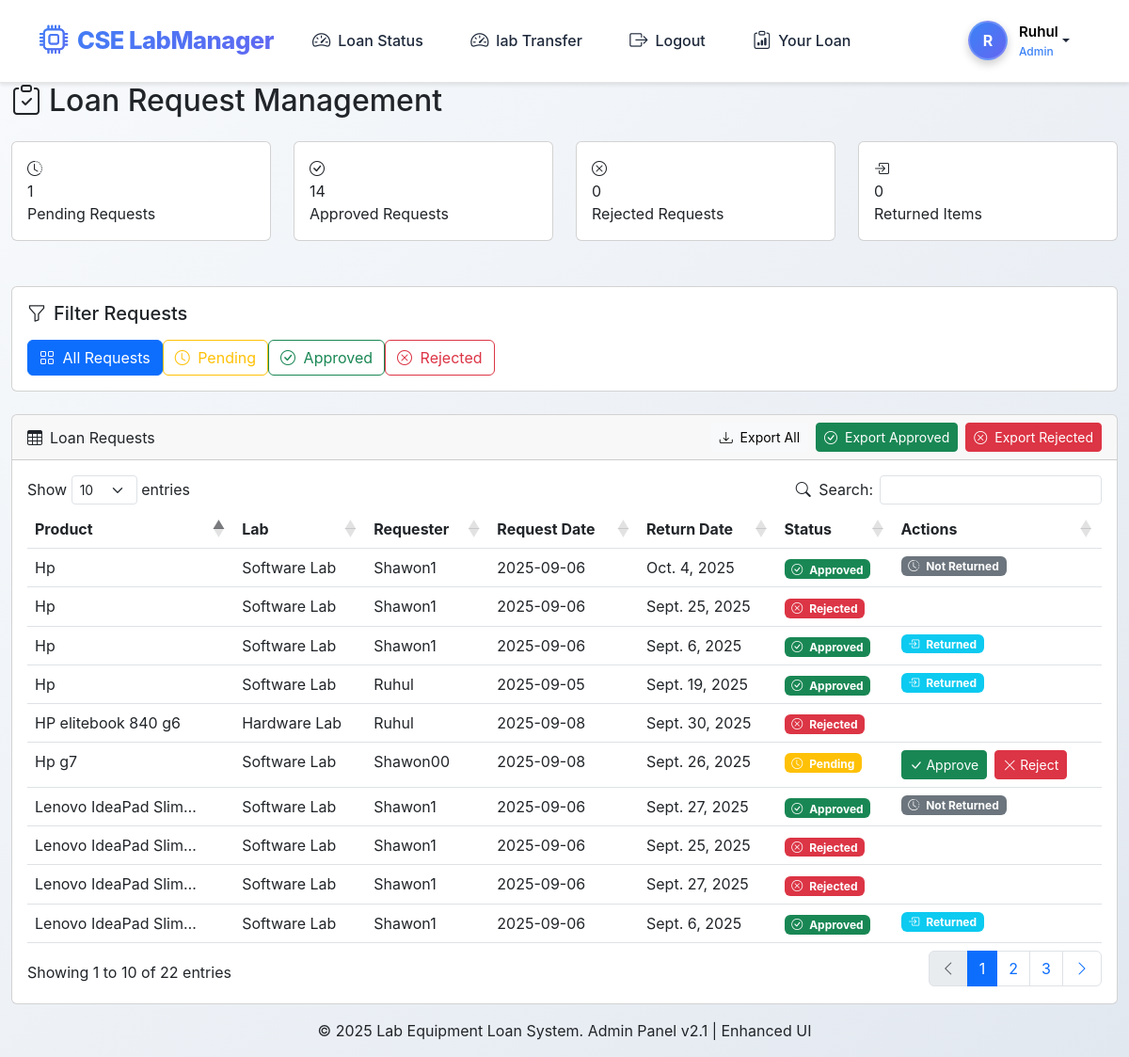
Before: /approve/loan/ (signed in) with the older database file.
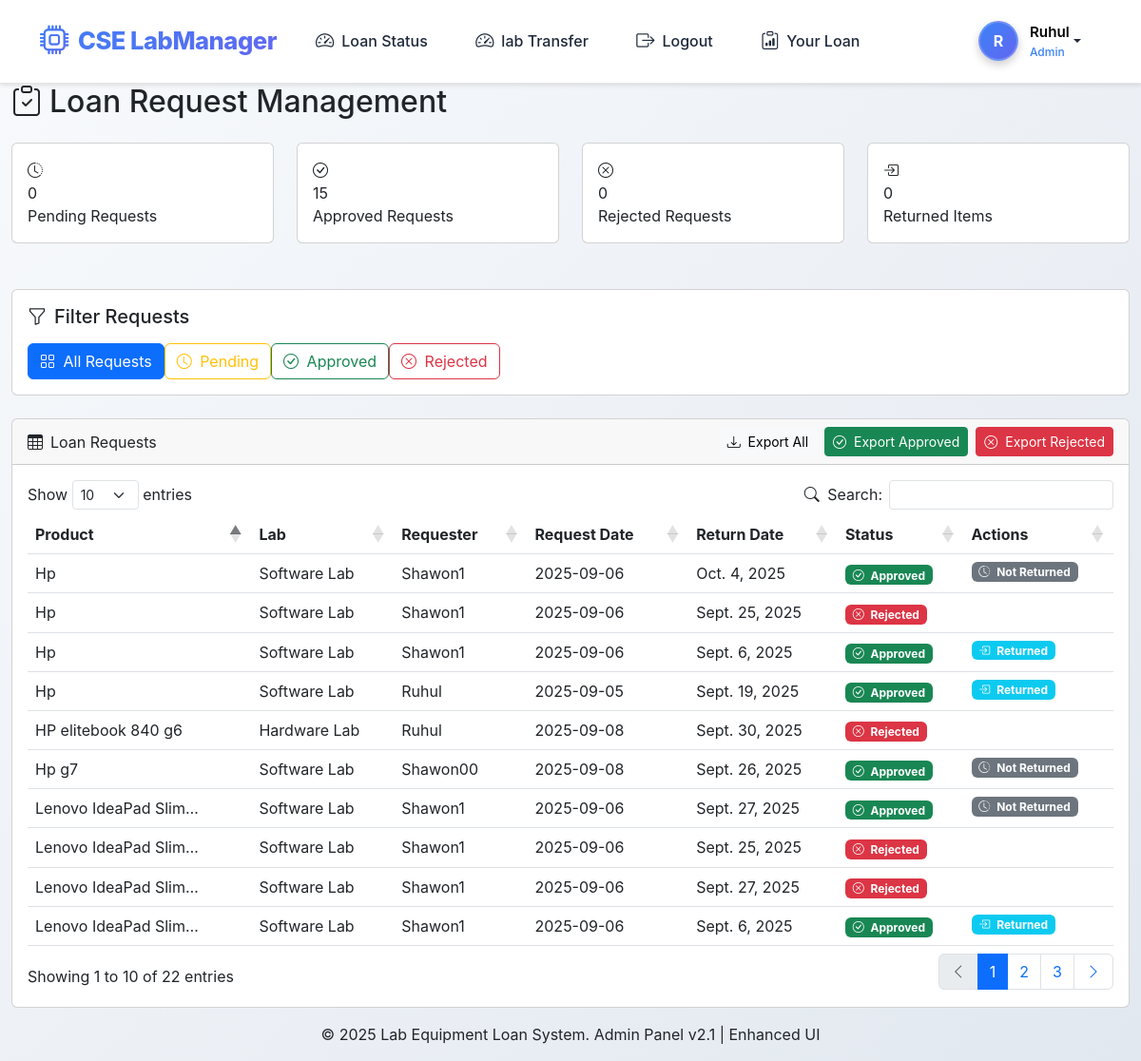
After: the same page with the newer database file.
### app/models.py (models this page shows, shortened)
class LoanRequest(models.Model):
    STATUS_CHOICES = [
        ('pending', 'Pending'),
        ('approved', 'Approved'),
        ('rejected', 'Rejected')
    ]
    product = models.ForeignKey(Product, on_delete=models.CASCADE)
    requested_by = models.ForeignKey(settings.AUTH_USER_MODEL, on_delete=models.CASCADE, related_name='requests_made')
    for_student = models.ForeignKey(settings.AUTH_USER_MODEL, on_delete=models.CASCADE, related_name='requests_received', null=True, blank=True)
    status = models.CharField(max_length=20, choices=STATUS_CHOICES, default='pending')
    request_date = models.DateTimeField(auto_now_add=True)
    approved_by = models.ForeignKey(settings.AUTH_USER_MODEL, on_delete=models.SET_NULL, null=True, blank=True, related_name='requests_approved')
    approved_date = models.DateTimeField(null=True, blank=True)
    return_date = models.DateField(null=True, blank=True)
    return_status = models.BooleanField(default=False,null=True, blank=True)
    rejection_reason = models.CharField(max_length=255, null=True, blank=True)

class Product(models.Model):
    STATUS_CHOICES = [
        ('available', 'Available'),
        ('pending', 'Pending'),
        ('in_loan', 'In Loan'),
        ('returned', 'Returned')
    ]
    name = models.CharField(max_length=100)
    description = models.TextField(blank=True, null=True)
    image = models.ImageField(upload_to='products', null=True, blank=True)
    price = models.DecimalField(max_digits=10, decimal_places=2, null=True, blank=True)
    base_price = models.DecimalField(max_digits=10,null=True, blank=True ,decimal_places=2)
    category = models.ForeignKey(Category, on_delete=models.CASCADE)
    lab = models.ForeignKey(Lab, on_delete=models.CASCADE, related_name='products')
    status = models.CharField(max_length=20, choices=STATUS_CHOICES, default='available')
    serial_number = models.CharField(max_length=100, blank=True, null=True)
    in_stock = models.BooleanField(default=True)

class Lab(models.Model):
    name = models.CharField(max_length=100)
    description = models.TextField(blank=True, null=True)
    capacity = models.IntegerField(default=0, null=True, blank=True)
    image = models.ImageField(upload_to='labs', null=True, blank=True)
    location = models.CharField(max_length=255, blank=True, null=True)
    in_charge = models.ForeignKey(settings.AUTH_USER_MODEL, on_delete=models.SET_NULL, null=True, blank=True, related_name='labs_incharge')

class User(AbstractUser):
    is_student = models.BooleanField(default=False)
    is_teacher = models.BooleanField(default=False)
    is_hod = models.BooleanField(default=False)
    second_layer_is_student = models.BooleanField(default=False)
    semester = models.CharField(max_length=20, blank=True, null=True)
    department = models.CharField(max_length=100, blank=True, null=True)
    roll_number = models.CharField(max_length=50, blank=True, null=True)

### app/views.py (the view)
# urls.py: path('approve/loan/',loan_approve,name = 'approve_page'),
@user_passes_test(hod_required, login_url='login')
def loan_approve(request):
    pending_count = LoanRequest.objects.filter(status="pending").count()
    approved_count = LoanRequest.objects.filter(status="approved").count()
    load_req =  LoanRequest.objects.all().order_by('-request_date')
    return render(request,'loan_approve.html',{"load_req":load_req,"pending_count":pending_count,"approved_count":approved_count})

### app/views.py (called while the page is built)
def hod_required(user):
    return user.is_authenticated and user.is_hod

### app/templates/loan_approve.html (shortened to what the changed rows need)
<!DOCTYPE html>
<html lang="en">
<head>
<link href="https://cdn.jsdelivr.net/npm/bootstrap@5.3.0/dist/css/bootstrap.min.css" rel="stylesheet">
<link rel="stylesheet" href="https://cdn.jsdelivr.net/npm/bootstrap-icons@1.10.0/font/bootstrap-icons.css">
<link rel="stylesheet" href="https://cdn.datatables.net/1.13.6/css/dataTables.bootstrap5.min.css">
</head>
<body>
{% include "navbar.html" %}
<div class="container-fluid">
    <div class="row">
        <main class="col-md-12 main-content">
            <h2 class="mb-4"><i class="bi bi-clipboard-check me-2"></i>Loan Request Management</h2>
            <div class="row mb-4">
                <div class="col-md-6 col-lg-3 mb-4">
                    <div class="card stats-card">
                        <div class="card-body">
                            <i class="bi bi-clock-history"></i>
                            <div class="number">{{ pending_count }}</div>
                            <div class="label">Pending Requests</div>
                        </div>
                    </div>
                </div>
                <div class="col-md-6 col-lg-3 mb-4">
                    <div class="card stats-card">
                        <div class="card-body">
                            <i class="bi bi-check-circle"></i>
                            <div class="number">{{ approved_count }}</div>
                            <div class="label">Approved Requests</div>
                        </div>
                    </div>
                </div>
            </div>
            <div class="card">
                <div class="card-body">
                    <table class="table table-hover" id="loansTable">
                        <thead>
                            <tr>
                                <th>Product</th>
                                <th>Lab</th>
                                <th>Requester</th>
                                <th>Request Date</th>
                                <th>Return Date</th>
                                <th>Status</th>
                                <th>Actions</th>
                            </tr>
                        </thead>
                        <tbody>
                            {% for data in load_req %}
                            <tr>
                                <td>{{data.product.name|truncatechars:20}}</td>
                                <td>{{data.product.lab.name}}</td>
                                <td>{{data.requested_by.username}}</td>
                                <td>{{data.request_date|date:"Y-m-d"}}</td>
                                <td>{{data.return_date|default:"-"}}</td>
                                <td>
                                    {% if data.status == "pending" %}
                                        <span class="badge bg-warning status-badge"><i class="bi bi-clock me-1"></i> Pending</span>
                                    {% elif data.status == "approved" %}
                                        <span class="badge bg-success status-badge"><i class="bi bi-check-circle me-1"></i> Approved</span>
                                    {% elif data.status == "rejected" %}
                                        <span class="badge bg-danger status-badge"><i class="bi bi-x-circle me-1"></i> Rejected</span>
                                    {% endif %}
                                </td>
                                <td>
                                    <div class="d-flex gap-2">
                                        {% if data.status == "pending" %}
                                            <button class="btn btn-sm btn-success" data-bs-toggle="modal" data-bs-target="#approveModal{{data.id}}">
                                                <i class="bi bi-check-lg"></i> Approve
                                            </button>
                                            <button class="btn btn-sm btn-danger" data-bs-toggle="modal" data-bs-target="#rejectModal{{data.id}}">
                                                <i class="bi bi-x-lg"></i> Reject
                                            </button>
                                        {% elif data.return_status %}
                                            <span class="badge bg-info status-badge"><i class="bi bi-box-arrow-in-right me-1"></i> Returned</span>
                                        {% else %}
                                            {% if data.status != "rejected" %}
                                            <span class="badge bg-secondary status-badge"><i class="bi bi-clock-history me-1"></i> Not Returned</span>
                                            {% endif %}
                                        {% endif %}
                                    </div>
                                </td>
                            </tr>
                            {% endfor %}
                        </tbody>
                    </table>
                </div>
            </div>
        </main>
    </div>
</div>
</body>
</html>

Changed rows visible on the page:
changed LoanRequest "Sept. 26, 2025": status "Pending Approve Reject" → "Approved Not Returned"
Other visible differences:
{{ pending_count }}: "1" → "0"
{{ approved_count }}: "14" → "15"
